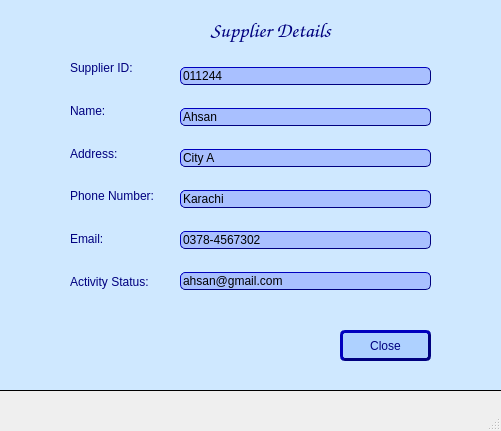
<?xml version="1.0" encoding="UTF-8"?>
<ui version="4.0">
 <class>MainWindow</class>
 <widget class="QMainWindow" name="MainWindow">
  <property name="geometry">
   <rect>
    <x>0</x>
    <y>0</y>
    <width>501</width>
    <height>431</height>
   </rect>
  </property>
  <property name="windowTitle">
   <string>MainWindow</string>
  </property>
  <widget class="QWidget" name="centralwidget">
   <widget class="QWidget" name="layoutWidget">
    <property name="geometry">
     <rect>
      <x>180</x>
      <y>50</y>
      <width>251</width>
      <height>261</height>
     </rect>
    </property>
    <layout class="QVBoxLayout" name="verticalLayout">
     <item>
      <widget class="QLineEdit" name="supp_id">
       <property name="styleSheet">
        <string notr="true">background-color: rgb(169, 192, 255);
border-style: outset;
border-width: 1px;
border-radius: 5px;
border-color: #00007f;</string>
       </property>
       <property name="text">
        <string>011244</string>
       </property>
      </widget>
     </item>
     <item>
      <widget class="QLineEdit" name="supp_name">
       <property name="styleSheet">
        <string notr="true">background-color: rgb(169, 192, 255);
border-style: outset;
border-width: 1px;
border-radius: 5px;
border-color: #00007f;</string>
       </property>
       <property name="text">
        <string>Ahsan</string>
       </property>
      </widget>
     </item>
     <item>
      <widget class="QLineEdit" name="supp_addr">
       <property name="styleSheet">
        <string notr="true">background-color: rgb(169, 192, 255);
border-style: outset;
border-width: 1px;
border-radius: 5px;
border-color: #00007f;</string>
       </property>
       <property name="text">
        <string>City A</string>
       </property>
      </widget>
     </item>
     <item>
      <widget class="QLineEdit" name="supp_phone">
       <property name="styleSheet">
        <string notr="true">background-color: rgb(169, 192, 255);
border-style: outset;
border-width: 1px;
border-radius: 5px;
border-color: #00007f;</string>
       </property>
       <property name="text">
        <string>Karachi</string>
       </property>
      </widget>
     </item>
     <item>
      <widget class="QLineEdit" name="supp_email">
       <property name="styleSheet">
        <string notr="true">background-color: rgb(169, 192, 255);
border-style: outset;
border-width: 1px;
border-radius: 5px;
border-color: #00007f;</string>
       </property>
       <property name="text">
        <string>0378-4567302</string>
       </property>
      </widget>
     </item>
     <item>
      <widget class="QLineEdit" name="supp_act_status">
       <property name="styleSheet">
        <string notr="true">background-color: rgb(169, 192, 255);
border-style: outset;
border-width: 1px;
border-radius: 5px;
border-color: #00007f;</string>
       </property>
       <property name="text">
        <string>ahsan@gmail.com</string>
       </property>
      </widget>
     </item>
    </layout>
   </widget>
   <widget class="QWidget" name="layoutWidget_2">
    <property name="geometry">
     <rect>
      <x>70</x>
      <y>50</y>
      <width>128</width>
      <height>251</height>
     </rect>
    </property>
    <layout class="QVBoxLayout" name="verticalLayout_2">
     <item>
      <widget class="QLabel" name="label">
       <property name="styleSheet">
        <string notr="true">font: 10pt &quot;Comic Sans MS&quot;;
font-color: rgb(0, 0, 127);</string>
       </property>
       <property name="text">
        <string>&lt;html&gt;&lt;head/&gt;&lt;body&gt;&lt;p&gt;&lt;span style=&quot; color:#00007f;&quot;&gt;Supplier ID:&lt;/span&gt;&lt;/p&gt;&lt;/body&gt;&lt;/html&gt;</string>
       </property>
      </widget>
     </item>
     <item>
      <widget class="QLabel" name="label_2">
       <property name="styleSheet">
        <string notr="true">font: 10pt &quot;Comic Sans MS&quot;;
font-color: rgb(0, 0, 127);</string>
       </property>
       <property name="text">
        <string>&lt;html&gt;&lt;head/&gt;&lt;body&gt;&lt;p&gt;&lt;span style=&quot; color:#00007f;&quot;&gt;Name:&lt;/span&gt;&lt;/p&gt;&lt;/body&gt;&lt;/html&gt;</string>
       </property>
      </widget>
     </item>
     <item>
      <widget class="QLabel" name="label_4">
       <property name="styleSheet">
        <string notr="true">font: 10pt &quot;Comic Sans MS&quot;;
font-color: rgb(0, 0, 127);</string>
       </property>
       <property name="text">
        <string>&lt;html&gt;&lt;head/&gt;&lt;body&gt;&lt;p&gt;&lt;span style=&quot; color:#00007f;&quot;&gt;Address:&lt;/span&gt;&lt;/p&gt;&lt;/body&gt;&lt;/html&gt;</string>
       </property>
      </widget>
     </item>
     <item>
      <widget class="QLabel" name="label_3">
       <property name="styleSheet">
        <string notr="true">font: 10pt &quot;Comic Sans MS&quot;;
font-color: rgb(0, 0, 127);</string>
       </property>
       <property name="text">
        <string>&lt;html&gt;&lt;head/&gt;&lt;body&gt;&lt;p&gt;&lt;span style=&quot; color:#00007f;&quot;&gt;Phone Number:&lt;/span&gt;&lt;/p&gt;&lt;/body&gt;&lt;/html&gt;</string>
       </property>
      </widget>
     </item>
     <item>
      <widget class="QLabel" name="label_5">
       <property name="styleSheet">
        <string notr="true">font: 10pt &quot;Comic Sans MS&quot;;
font-color: rgb(0, 0, 127);</string>
       </property>
       <property name="text">
        <string>&lt;html&gt;&lt;head/&gt;&lt;body&gt;&lt;p&gt;&lt;span style=&quot; color:#00007f;&quot;&gt;Email:&lt;/span&gt;&lt;/p&gt;&lt;/body&gt;&lt;/html&gt;</string>
       </property>
      </widget>
     </item>
     <item>
      <widget class="QLabel" name="label_6">
       <property name="styleSheet">
        <string notr="true">font: 10pt &quot;Comic Sans MS&quot;;
font-color: rgb(0, 0, 127);</string>
       </property>
       <property name="text">
        <string>&lt;html&gt;&lt;head/&gt;&lt;body&gt;&lt;p&gt;&lt;span style=&quot; color:#00007f;&quot;&gt;Activity Status:&lt;/span&gt;&lt;/p&gt;&lt;/body&gt;&lt;/html&gt;</string>
       </property>
      </widget>
     </item>
    </layout>
   </widget>
   <widget class="QPushButton" name="closeButton">
    <property name="geometry">
     <rect>
      <x>340</x>
      <y>330</y>
      <width>91</width>
      <height>31</height>
     </rect>
    </property>
    <property name="styleSheet">
     <string notr="true">background-color: rgb(174, 209, 255);
font: 10pt &quot;Comic Sans MS&quot;;
color: #00007f;
border-style: outset;
border-width: 3px;
border-radius: 5px;
border-color: #00007f;
</string>
    </property>
    <property name="text">
     <string>Close</string>
    </property>
   </widget>
   <widget class="QLabel" name="label_7">
    <property name="geometry">
     <rect>
      <x>-30</x>
      <y>-20</y>
      <width>701</width>
      <height>411</height>
     </rect>
    </property>
    <property name="autoFillBackground">
     <bool>false</bool>
    </property>
    <property name="styleSheet">
     <string notr="true">

background-color: rgb(207, 232, 255);
</string>
    </property>
    <property name="frameShape">
     <enum>QFrame::Panel</enum>
    </property>
    <property name="text">
     <string/>
    </property>
   </widget>
   <widget class="QLabel" name="label_12">
    <property name="geometry">
     <rect>
      <x>170</x>
      <y>10</y>
      <width>201</width>
      <height>41</height>
     </rect>
    </property>
    <property name="font">
     <font>
      <family>Comic Sans MS</family>
      <pointsize>16</pointsize>
     </font>
    </property>
    <property name="styleSheet">
     <string notr="true"/>
    </property>
    <property name="text">
     <string>&lt;html&gt;&lt;head/&gt;&lt;body&gt;&lt;p&gt;&lt;span style=&quot; color:#00007f;&quot;&gt;Supplier Details&lt;/span&gt;&lt;/p&gt;&lt;/body&gt;&lt;/html&gt;</string>
    </property>
    <property name="alignment">
     <set>Qt::AlignCenter</set>
    </property>
   </widget>
   <zorder>label_7</zorder>
   <zorder>layoutWidget</zorder>
   <zorder>layoutWidget_2</zorder>
   <zorder>closeButton</zorder>
   <zorder>label_12</zorder>
  </widget>
  <widget class="QMenuBar" name="menubar">
   <property name="geometry">
    <rect>
     <x>0</x>
     <y>0</y>
     <width>501</width>
     <height>26</height>
    </rect>
   </property>
  </widget>
  <widget class="QStatusBar" name="statusbar"/>
 </widget>
 <resources/>
 <connections/>
</ui>
